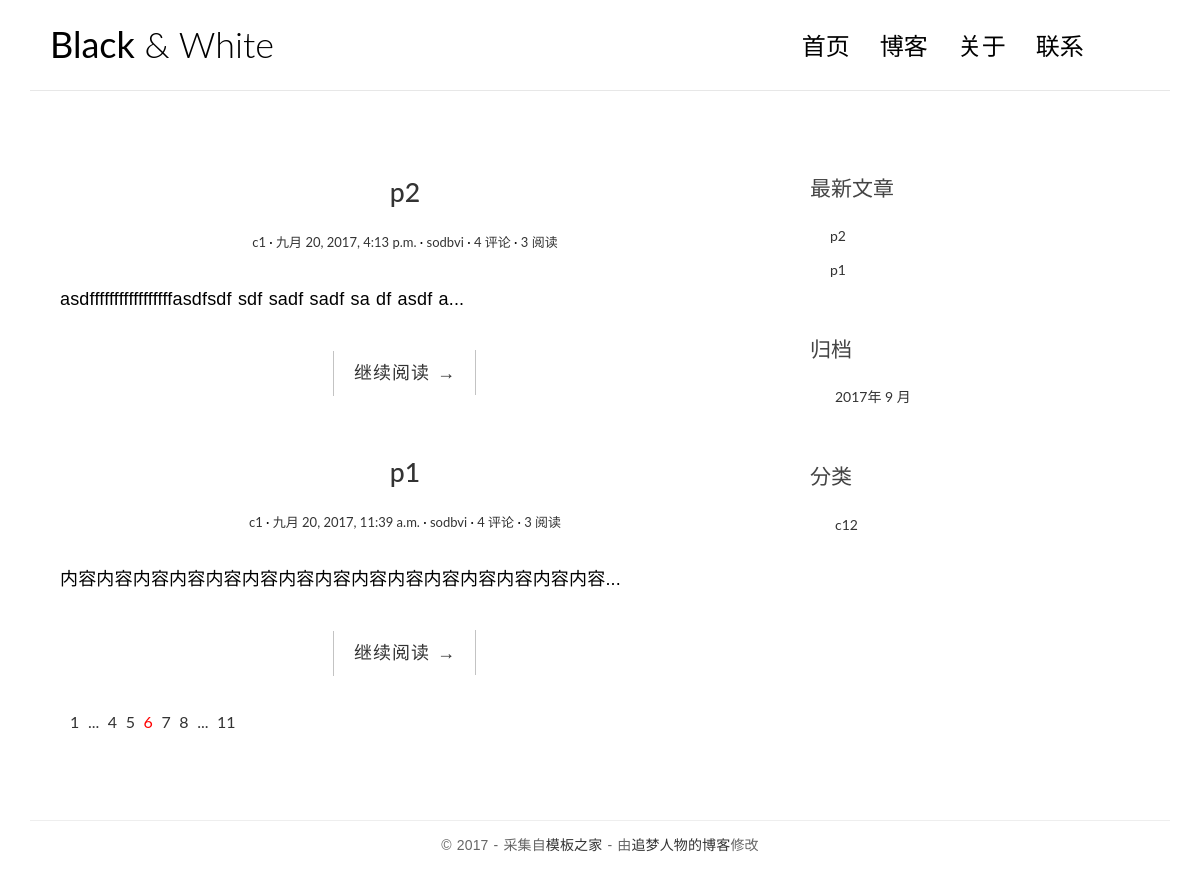
The page / on the database its author committed.
### blog/models.py (models this page shows, shortened)
class Post(models.Model):
    title = models.CharField(max_length=70)
    body = models.TextField()
    created_time = models.DateTimeField()
    modified_time = models.DateTimeField()
    excerpt = models.CharField(max_length=200, blank=True)
    category = models.ForeignKey(Category)
    tags = models.ManyToManyField(Tag, blank=True)
    author = models.ForeignKey(User)
    views = models.PositiveIntegerField(default=0)
    def get_absolute_url(self):
        return reverse('blog:detail', kwargs={'pk': self.pk})
    class Meta:
        ordering = ['-created_time']

class Category(models.Model):
    name = models.CharField(max_length=100)

### blog/views.py (the view)
# urls.py: url(r'^$', views.index, name='index'),
def index(request):
    post_list = Post.objects.all()
    return render(request, 'blog/index.html', context={
        'post_list': post_list
    })

### blog/templatetags/blog_tags.py (called while the page is built)
@register.simple_tag
def get_recent_posts(num=5):
    return Post.objects.all().order_by('-created_time')[:num]

@register.simple_tag()
def archeves():
    return Post.objects.dates('created_time', 'month', order='DESC')

@register.simple_tag()
def get_categories():
    return Category.objects.annotate(num_posts=Count('post')).filter(num_posts__gt=0)

### templates/blog/index.html
{% extends 'base.html' %}
{% block main %}
     {% for post in post_list %}
                <article class="post post-{{ post.pk }}">
                    <header class="entry-header">
                        <h1 class="entry-title">
                            <a href="{{ post.get_absolute_url }}">{{ post.title }}</a>
                        </h1>
                        <div class="entry-meta">
                            <span class="post-category"><a href="#">{{ post.category.name }}</a></span>
                            <span class="post-date"><a href="#"><time class="entry-date"
                                                                      datetime="{{ post.created_time }}">{{ post.created_time }}</time></a></span>
                            <span class="post-author"><a href="#">{{ post.author }}</a></span>
                            <span class="comments-link"><a href="#">4 评论</a></span>
                            <span class="views-count"><a href="#">{{ post.views }} 阅读</a></span>
                        </div>
                    </header>
                    <div class="entry-content clearfix">
                        <p>{{ post.excerpt }}...</p>
                        <div class="read-more cl-effect-14">
                            <a href="{{ post.get_absolute_url }}" class="more-link">继续阅读 <span class="meta-nav">→</span></a>
                        </div>
                    </div>
                </article>
                {% empty %}
                <div class="no-post">暂时还没有发布的文章！</div>
                {% endfor %}
                <div class="pagination">
                    <ul>
                        <li><a href="">1</a></li>
                        <li><a href="">...</a></li>
                        <li><a href="">4</a></li>
                        <li><a href="">5</a></li>
                        <li class="current"><a href="">6</a></li>
                        <li><a href="">7</a></li>
                        <li><a href="">8</a></li>
                        <li><a href="">...</a></li>
                        <li><a href="">11</a></li>
                    </ul>
                </div>
{% endblock main %}

### templates/base.html (shortened to what this page needs)
{% load staticfiles %}
{% load blog_tags %}
<!DOCTYPE html>
<html>
<head>
    <link rel="stylesheet" href="{% static 'blog/css/bootstrap.min.css' %}">
    <link rel="stylesheet" href="http://code.ionicframework.com/ionicons/2.0.1/css/ionicons.min.css">
    <link rel="stylesheet" href="{% static 'blog/css/pace.css' %}">
    <link rel="stylesheet" href="{% static 'blog/css/custom.css' %}">
</head>
<body>
<div class="container">
    <header id="site-header">
        <div class="row">
            <div class="col-md-4 col-sm-5 col-xs-8">
                <div class="logo">
                    <h1><a href="{% url 'blog:index' %}"><b>Black</b> &amp; White</a></h1>
                </div>
            </div>
            <div class="col-md-8 col-sm-7 col-xs-4">
                <nav class="main-nav" role="navigation">
                    <div class="collapse navbar-collapse" id="bs-example-navbar-collapse-1">
                        <ul class="nav navbar-nav navbar-right">
                            <li class="cl-effect-11"><a href="index.html" data-hover="首页">首页</a></li>
                            <li class="cl-effect-11"><a href="full-width.html" data-hover="博客">博客</a></li>
                            <li class="cl-effect-11"><a href="about.html" data-hover="关于">关于</a></li>
                            <li class="cl-effect-11"><a href="contact.html" data-hover="联系">联系</a></li>
                        </ul>
                    </div>
                </nav>
            </div>
        </div>
    </header>
</div>
<div class="content-body">
    <div class="container">
        <div class="row">
            <main class="col-md-8">
                {% block main %}
                {% endblock main %}
            </main>
            <aside class="col-md-4">
                <div class="widget widget-recent-posts">
                    <h3 class="widget-title">最新文章</h3>
                    {% get_recent_posts as recent_post_list %}
                    <ul>
                        {% for post in recent_post_list %}
                            <li>
                                <a href="{{ post.get_absolute_url }}">{{ post.title }}</a>
                            </li>
                        {% empty %}
                            暂无文章
                        {% endfor %}
                    </ul>
                </div>
                <div class="widget widget-archives">
                    <h3 class="widget-title">归档</h3>
                    {% archeves as date_list %}
                    <ul>
                        {% for date in date_list %}
                            <li>
                                <a href="{% url 'blog:archives' date.year date.month%}">{{ date.year }}年 {{ date.month }} 月</a>
                            </li>
                        {% empty %}
                            暂无归档
                        {% endfor %}
                    </ul>
                </div>
                <div class="widget widget-category">
                    <h3 class="widget-title">分类</h3>
                    {% get_categories as category_list %}
                    <ul>
                        {% for category in category_list %}
                            <li>
                                <a href="{% url 'blog:category' category.pk %}">{{ category.name }}<span class="post-count">{{ category.num_posts }}</span></a>
                            </li>
                        {% empty %}
                            暂无分类
                        {% endfor %}
                    </ul>
                </div>
            </aside>
        </div>
    </div>
</div>
<footer id="site-footer">
    <div class="container">
        <div class="row">
            <div class="col-md-12">
                <p class="copyright">&copy 2017 - 采集自<a href="http://www.cssmoban.com/"
                                                        target="_blank" title="模板之家">模板之家</a>
                    - 由<a href="http://zmrenwu.com/" title="网页模板" target="_blank">追梦人物的博客</a>修改
                </p>
            </div>
        </div>
    </div>
</footer>
</body>
</html>

### blog/static/blog/css/custom.css (style rules this page uses)
* { outline: none; }
h1, h2, h3, h4, h5, h6 { margin-top: 0; }
b { font-weight: 400; }
a { color: #333; }
body { color: #444; font-family: 'Lato', sans-serif; }
p { font-family: 'Ubuntu', sans-serif; font-weight: 400; word-spacing: 1px; letter-spacing: 0.01em; }
#site-header { background-color: #FFF; padding: 25px 20px; margin-bottom: 40px; border-bottom: 1px solid #e7e7e7; }
.logo h1 a { color: #000; }
.logo h1 { margin: 0; font-family: 'Lato', sans-serif; font-weight: 300; }
.main-nav { margin-top: 11px; max-width: 95%; }
.main-nav a { color: #000000 !important; padding: 0 0 5px 0 !important; margin-right: 30px; font-family: 'Lato', sans-serif; font-weight: 300; font-size: 24px; }
.cl-effect-11 a { padding: 10px 0; color: #0972b4; text-shadow: none; }
.cl-effect-11 a::before { position: absolute; top: 0; left: 0; overflow: hidden; padding: 0 0 5px 0 !important; max-width: 0; border-bottom: 1px solid #000; color: #000; content: attr(data-hover); white-space: nowrap; -webkit-transition: max-width 0.5s; -moz-transition: max-width 0.5s; transition: max-width 0.5s; }
.content-body { padding-bottom: 4em; }
.post { background: #fff; padding: 30px 30px 0; }
.entry-title { text-align: center; font-size: 1.9em; margin-bottom: 20px; line-height: 1.6; padding: 10px 20px 0; }
.entry-meta { text-align: center; color: #DDDDDD; font-size: 13px; margin-bottom: 30px; }
.entry-content { font-size: 18px; line-height: 1.9; font-weight: 300; color: #000; }
.post-category::after, .post-date::after, .post-author::after, .comments-link::after { content: ' ·'; color: #000; }
.read-more { font-family: 'Ubuntu', sans-serif; font-weight: 400; word-spacing: 1px; letter-spacing: 0.01em; text-align: center; margin-top: 20px; }
.cl-effect-14 a { padding: 0 20px; height: 45px; line-height: 45px; position: relative; display: inline-block; margin: 15px 25px; letter-spacing: 1px; font-weight: 400; text-shadow: 0 0 1px rgba(255, 255, 255, 0.3); }
.cl-effect-14 a::before, .cl-effect-14 a::after { position: absolute; width: 45px; height: 1px; background: #C3C3C3; content: ''; -webkit-transition: all 0.3s; -moz-transition: all 0.3s; transition: all 0.3s; pointer-events: none; }
.cl-effect-14 a::before { top: 0; left: 0; -webkit-transform: rotate(90deg); -moz-transform: rotate(90deg); transform: rotate(90deg); -webkit-transform-origin: 0 0; -moz-transform-origin: 0 0; transform-origin: 0 0; }
.cl-effect-14 a::after { right: 0; bottom: 0; -webkit-transform: rotate(90deg); -moz-transform: rotate(90deg); transform: rotate(90deg); -webkit-transform-origin: 100% 0; -moz-transform-origin: 100% 0; transform-origin: 100% 0; }
.widget { background: #fff; padding: 30px 0 0; }
.widget-title { font-size: 1.5em; margin-bottom: 20px; line-height: 1.6; padding: 10px 0 0; font-weight: 400; }
.widget-recent-posts ul { padding: 0; margin: 0; padding-left: 20px; }
.widget-recent-posts ul li { list-style-type: none; position: relative; line-height: 170%; margin-bottom: 10px; }
.widget-recent-posts ul li::before { content: '\f3d3'; font-family: "Ionicons"; position: absolute; left: -17px; top: 3px; font-size: 16px; color: #000; }
.widget-archives ul { padding: 0; margin: 0; padding-left: 25px; }
.widget-archives ul li { list-style-type: none; position: relative; line-height: 170%; margin-bottom: 10px; }
.widget-archives ul li::before { content: '\f3f3'; font-family: "Ionicons"; position: absolute; left: -25px; top: 1px; font-size: 16px; color: #000; }
.widget-category ul { padding: 0; margin: 0; padding-left: 25px; }
.widget-category ul li { list-style-type: none; position: relative; line-height: 170%; margin-bottom: 10px; }
.widget-category ul li::before { content: '\f3fe'; font-family: "Ionicons"; position: absolute; left: -25px; top: 1px; font-size: 18px; color: #000; }
#site-footer { padding-top: 10px; padding: 0 0 1.5em 0; }
.copyright { text-align: center; padding-top: 1em; margin: 0; border-top: 1px solid #eee; color: #666; }
.pagination ul { list-style: none; }
.pagination ul li { display: inline-block; font-size: 16px; margin-right: 5px; }
.current a { color: red; }

### rows shown on the page
Post: title "p2", category.name "c1", created_time "九月 20, 2017, 4:13 p.m.", author "sodbvi", views "3", excerpt "asdfffffffffffffffffasdfsdf sdf sadf sadf sa df asdf a"
Post: title "p1", category.name "c1", created_time "九月 20, 2017, 11:39 a.m.", author "sodbvi", views "3", excerpt "内容内容内容内容内容内容内容内容内容内容内容内容内容内容内容"
Category: name "c1", num_posts "2"

### other values the page prints
{{ date.year }} "2017"
{{ date.month }} "9"
